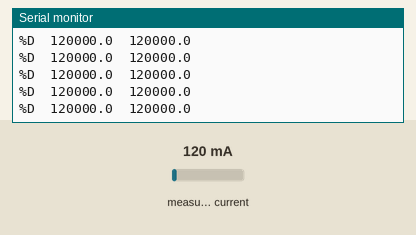
A sketch run on a simulated ESP32. On the bench: the last lines printed to the serial monitor. The test bench sets the inputs (shaded band); at power-on: measured current 120 mA. Storage starts empty.

Above: at 1.7 s.
1.8 s: measured current set to 40 mA
At 1.93 s:
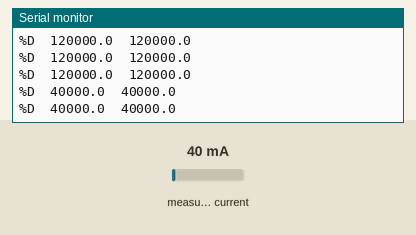
3.3 s: measured current set to 500 mA
At 3.3 s:
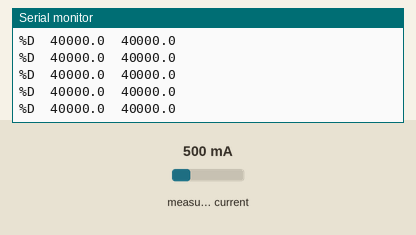
Timing chart, 0 to 6.3 s (numbered marks = the images above; inputs shaded):
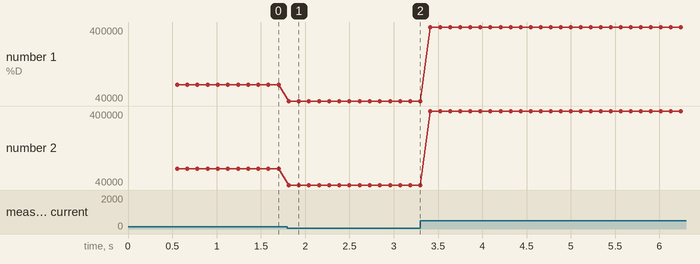

Measured:
- after the input at 1.8 s, the serial monitor: prints a new line at once (image 1)
- plotted number 1: 120000 → 40000 after the input at 1.8 s, 40000 → 400000 after the input at 3.3 s
- plotted number 2: 120000 → 40000 after the input at 1.8 s, 40000 → 400000 after the input at 3.3 s

The sketch:

ESP32_Current_Meter.ino
```cpp
/*
   Connect the SD card to the following pins:

   SD Card | ESP32
      D2       -
      D3       SS
      CMD      MOSI
      VSS      GND
      VDD      3.3V
      CLK      SCK
      VSS      GND
      D0       MISO
      D1       -
*/
#include "FS.h"
#include "SD.h"
#include "SPI.h"
#include <Wire.h>
#include <Adafruit_INA219.h>

Adafruit_INA219 ina219_1;
Adafruit_INA219 ina219_2;

String fname1 = "";
char fname2[128] = "";

void setup() {
  Serial.begin(115200);
  delay(500);

  if (!SD.begin()) {
    Serial.println("Card Mount Failed");
    return;
  }

  uint8_t cardType = SD.cardType();
  if (cardType == CARD_NONE) {
    Serial.println("No SD card attached");
    return;
  }
  Serial.print("SD Card Type: ");
  if (cardType == CARD_MMC) {
    Serial.println("MMC");
  } else if (cardType == CARD_SD) {
    Serial.println("SDSC");
  } else if (cardType == CARD_SDHC) {
    Serial.println("SDHC");
  } else {
    Serial.println("UNKNOWN");
  }

  uint64_t cardSize = SD.cardSize() / (1024 * 1024);
  Serial.printf("SD Card Size: %lluMB\n", cardSize);

  Serial.println();
  listDir(SD, "/", 0);

  Serial.println("Date: " + String(__DATE__));
  Serial.println("Time: " + String(__TIME__));

  fname1 = "log_" + String(__DATE__) + "_" + String(__TIME__) + ".txt";
  fname1.replace(" ", "_");
  fname1.replace(":", "_");

  ina219_1.begin(0x44);
  ina219_1.setCalibration_16V_400mA();
  ina219_2.begin(0x40);
  ina219_2.setCalibration_16V_400mA();

  Serial.println();
  Serial.println("Creating new file: " + fname1);

  sprintf(fname2, "/%s", fname1.c_str());
  writeFile(SD, fname2, "TIME\tuA\tuA\n");
}

void loop() {
  //float sv1 = ina219_1.getShuntVoltage_mV();
  //float bv1 = ina219_1.getBusVoltage_V() * 1000.0;
  //float lv1 = bv1 + sv1;
  float cc1 = ina219_1.getCurrent_mA() * 1000.0;
  //float sv2 = ina219_2.getShuntVoltage_mV();
  //float bv2 = ina219_2.getBusVoltage_V() * 1000.0;
  //float lv2 = bv2 + sv2;
  float cc2 = ina219_2.getCurrent_mA() * 1000.0;
  char fdata[128] = "";
  sprintf(fdata, "%D\t%5.1F\t%5.1F\n", millis(), cc1, cc2);
  appendFile(SD, fname2, fdata);
  Serial.print(fdata);
  delay(100);
}

void writeFile(fs::FS &fs, const char * path, const char * message) {
  Serial.printf("Writing file: %s\n", path);

  File file = fs.open(path, FILE_WRITE);
  if (!file) {
    Serial.println("Failed to open file for writing");
    return;
  }
  if (file.print(message)) {
    //Serial.println("File written");
  } else {
    Serial.println("Write failed");
  }
  file.close();
}

void appendFile(fs::FS &fs, const char * path, const char * message) {
  //Serial.printf("Appending to file: %s\n", path);

  File file = fs.open(path, FILE_APPEND);
  if (!file) {
    Serial.println("Failed to open file for appending");
    return;
  }
  if (file.print(message)) {
    //Serial.println("Message appended");
  } else {
    Serial.println("Append failed");
  }
  file.close();
}

void listDir(fs::FS &fs, const char * dirname, uint8_t levels) {
  Serial.printf("Listing directory: %s\n", dirname);

  File root = fs.open(dirname);
  if (!root) {
    Serial.println("Failed to open directory");
    return;
  }
  if (!root.isDirectory()) {
    Serial.println("Not a directory");
    return;
  }

  File file = root.openNextFile();
  while (file) {
    if (file.isDirectory()) {
      Serial.print("  DIR : ");
      Serial.println(file.name());
      if (levels) {
        listDir(fs, file.name(), levels - 1);
      }
    } else {
      Serial.print("  FILE: ");
      Serial.print(file.name());
      Serial.print("  SIZE: ");
      Serial.println(file.size());
    }
    file = root.openNextFile();
  }
}
```
